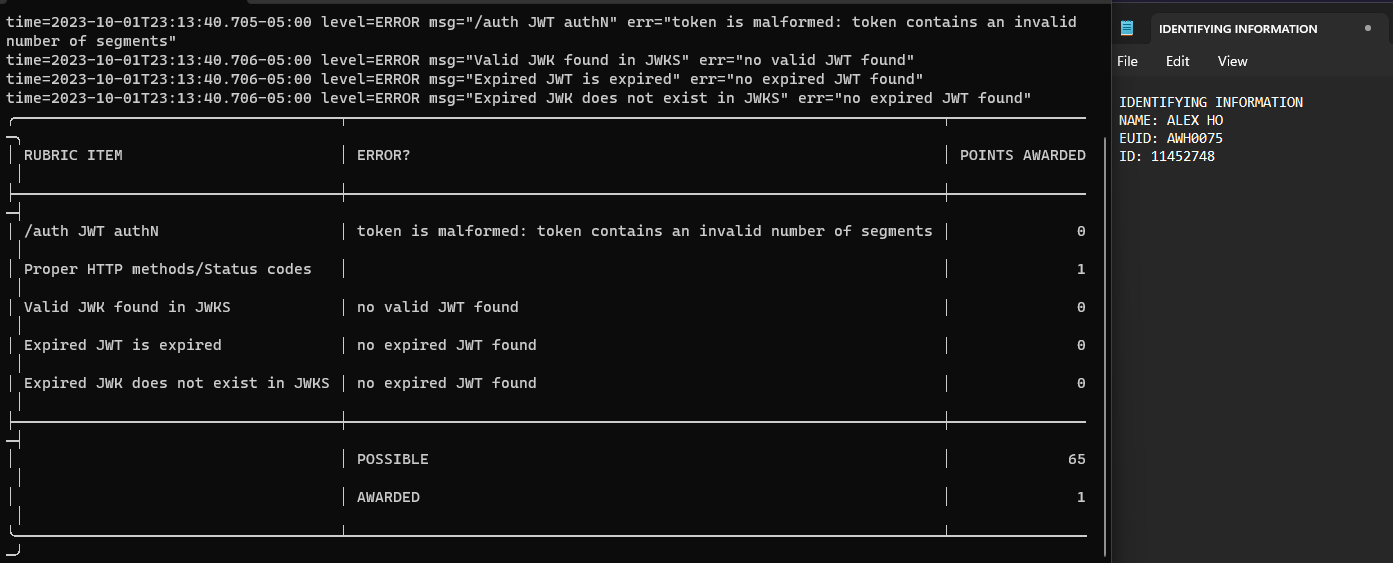
//> input picture src/JWKS-Server/GRADEBOT.png, 1393 x 563 px, given in place of stuff.jpg, which was not available
$ ./example_12-03 ../../JWKS-Server/GRADEBOT.png   (built with g++ and OpenCV 4)
//> lines starting //> are read from the running program, lines starting //| are printed output that depends on the picture; after the words box and inside, x2 and y2 are one past the last pixel; in counts of white or black regions, pixels touching at a corner belong together; pictures that were not available may be replaced by others from this repository, and a replacement may not be noted
// Example 12-3. Using GrabCut for background removal

#include <iostream>
#include <string>
#include <opencv2/opencv.hpp>

using std::cout;
using std::cerr;
using std::endl;

cv::Mat img_preview;
cv::Mat img;
cv::Mat markers;
cv::Mat drawRect;
int x_0 = -1;
int y_0 = -1;
int x_1, y_1;
int drawr = 0;

bool finished;

void displayResult() {
    int rows = img.rows;
    int cols = img.cols;
    cv::Vec3b blackClr(0, 0, 0);
    for (int i = 0; i < rows; ++i) {
        for (int j = 0; j < cols; ++j) {
            if (markers.at<uchar>(i, j) != cv::GC_FGD && markers.at<uchar>(i, j) != cv::GC_PR_FGD) {
                img.at<cv::Vec3b>(i, j) = blackClr;
            }
        }
    }
    cv::imshow("image", img);
    finished = true;
}

static void onMouseClick(int event, int x, int y, int, void*) {
    if (finished) {
        return;
    }

    if (event == cv::EVENT_LBUTTONDOWN && drawr == 0) {
  		if(x_0 < 0) {
  			x_0 = x;
  			y_0 = y;
  			cv::ellipse(markers, cv::Point(x, y), cv::Size(1, 1),
              0, 0, 360, cv::GC_FGD, 3);
  			cv::ellipse(drawRect, cv::Point(x, y), cv::Size(1, 1),
              0, 0, 360, cv::Scalar(0, 0, 255), 3);
        drawr = 1;
  		}

      cv::addWeighted(img,0.7,drawRect,0.3, 0, img_preview);

      cv::imshow("image", img_preview);
      return;
    }
    if( event == cv::EVENT_LBUTTONUP) {
  	  drawr = 2;
  	}
    if(drawr == 1) { //Just moving
			drawRect.setTo(0);
			cv::rectangle(drawRect, cv::Point(x_0,y_0), cv::Point(x,y), cv::Scalar(0,0,255), -1);

			cv::addWeighted(img,0.7,drawRect,0.3, 0, img_preview);
			x_1 = x; y_1 = y;
			cv::imshow("image", img_preview);
			return;
	  }

    if (drawr == 2) {
        cv::Mat bg;
        cv::Mat fg;
        cv::rectangle(markers, cv::Point(x_0,y_0), cv::Point(x_1,y_1), cv::GC_PR_FGD, -1);
        cv::grabCut(img, markers, cv::Rect(0, 0, img.cols - 1, img.rows - 1),
            bg, fg, 5, cv::GC_EVAL);
        displayResult();
        return;
    }
}

void help(char** argv) {
        cout << "\nExample 12-3. Using GrabCut for background removal"
             << "\n- Use left mouse to drag a rectangle over the object"
             << "\n- On release of left mouse button, we will perform GrabCut"
             << "\n- Press any key to terminate program"
             << "\nUsage: "
             << argv[0] << " <path/imagename>\n"
             << "\nExample:\n" << argv[0] << " ../stuff.jpg\n" << endl;
}


int main(int argc, char** argv) {
	  help(argv);
    /*if (argc != 2) {
        return -1;
    }*/

    img = cv::imread("E:/app/julia/Learning-OpenCV-3_examples/stuff.jpg", cv::IMREAD_COLOR);
//> img is the input picture: 563 rows x 1393 cols, CV_8UC3; mean B, G, R 26.2, 26.1, 26.1
    if (img.channels() != 3) {
        cerr << "Input image should have 3 channels" << endl;
        exit(1);
    }

    markers = cv::Mat(img.size(), CV_8UC1);
    markers.setTo(cv::GC_PR_BGD);

    img_preview = img.clone();
    drawRect = img.clone();

    finished = false;

    cv::namedWindow("image", cv::WINDOW_AUTOSIZE);
    cv::setMouseCallback("image", onMouseClick, 0);

    cv::imshow("image", img_preview);

    cv::waitKey(0);
//> the left mouse button is pressed and released at (348, 140)
//> in onMouseClick, `cv::ellipse(markers, cv::Point(x, y), cv::Size(1, 1), 0, 0, 360, cv::G..`:
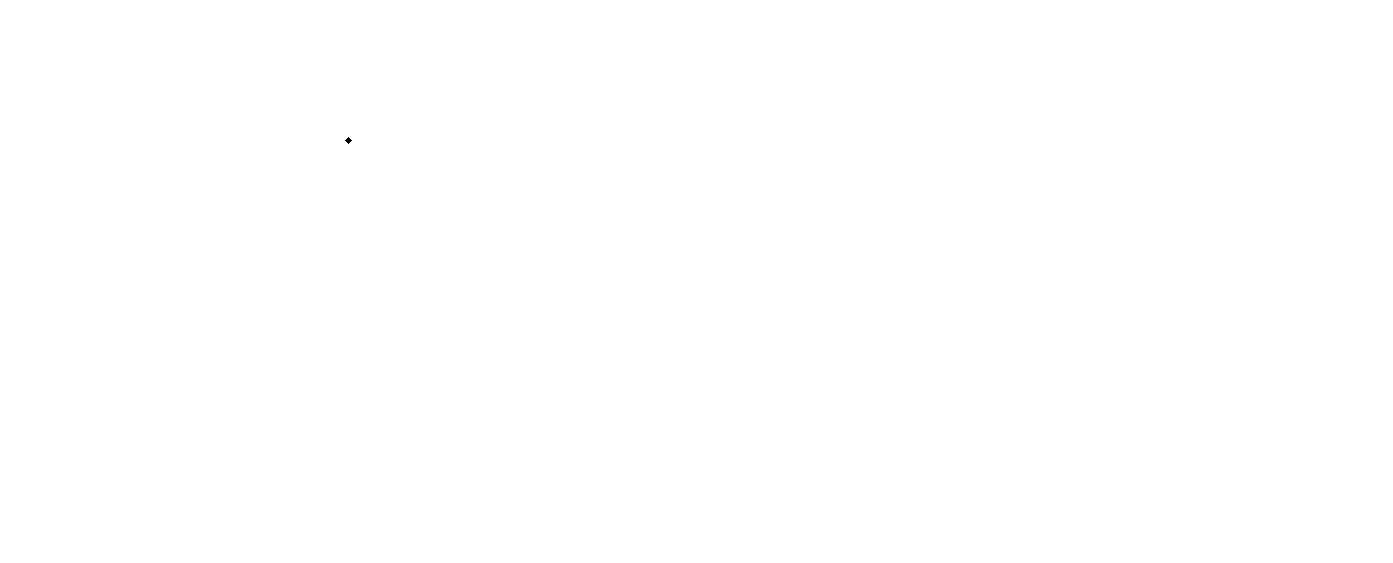
//> markers: 563 rows x 1393 cols, CV_8UC1; values 1 (black) and 2 (white), 100% white; 1 black region, box (x1, y1, x2, y2) and area: (345, 137, 352, 144) 25
//> in onMouseClick, `cv::ellipse(drawRect, cv::Point(x, y), cv::Size(1, 1), 0, 0, 360, cv::..`: drawRect: 563 rows x 1393 cols, CV_8UC3; 25 pixels changed, all inside (x1, y1, x2, y2) = (345, 137, 352, 144)
//> call 2 of onMouseClick, with event = 4, x = 348, y = 140
//> in onMouseClick (call 2), `cv::rectangle(markers, cv::Point(x_0,y_0), cv::Point(x_1,y_1), cv::GC_..`:
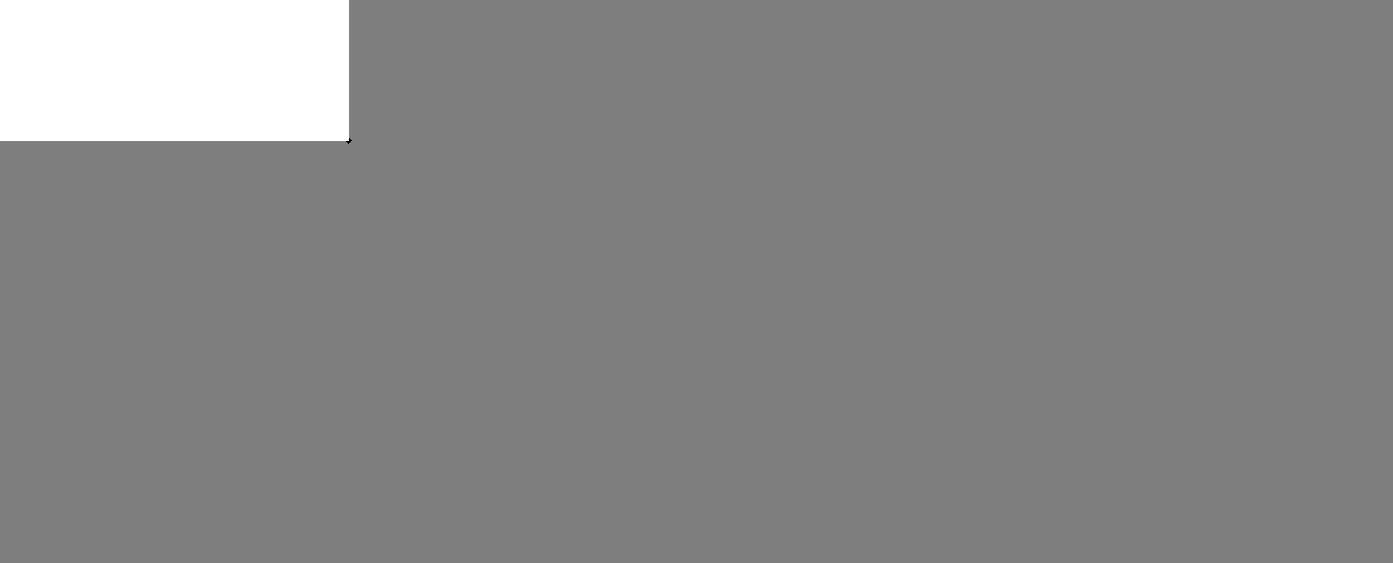
//> markers: 563 rows x 1393 cols, CV_8UC1; 6.27% of pixels changed, all inside (x1, y1, x2, y2) = (0, 0, 349, 141); drawn with min black and max white
//> in onMouseClick (call 2), `cv::grabCut(img, markers, cv::Rect(0, 0, img.cols - 1, img.rows - 1), ..`:
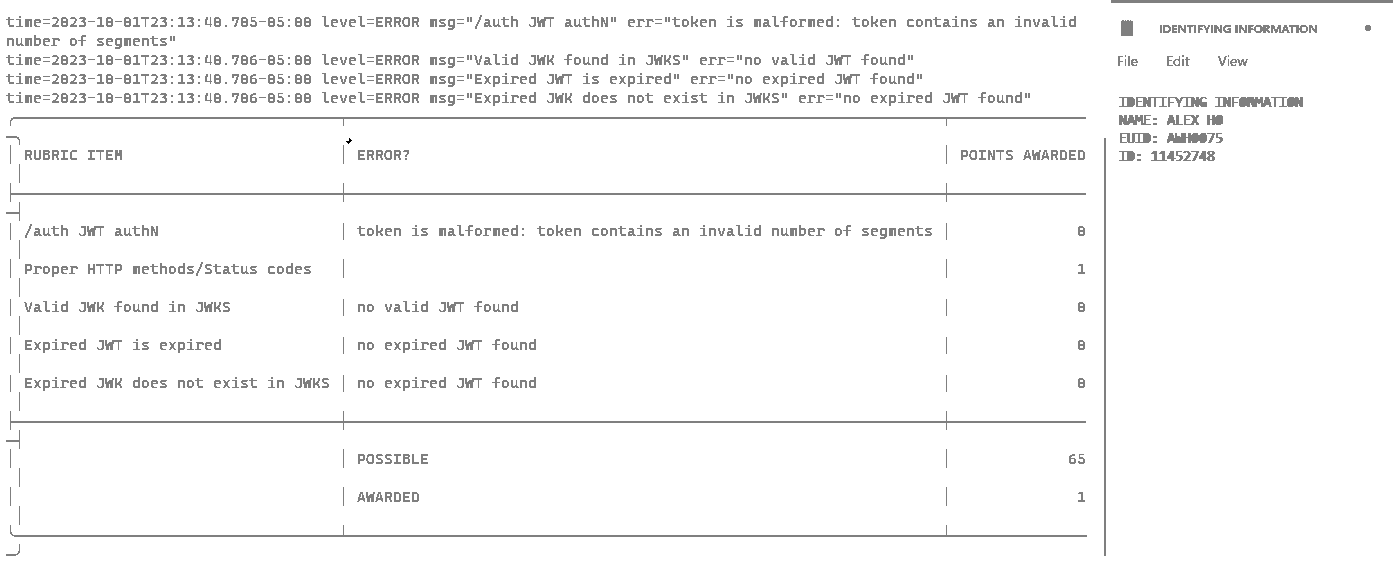
//> markers: 563 rows x 1393 cols, CV_8UC1; min 1, max 3, mean 2.95; drawn with min black and max white
//> in onMouseClick (call 2), `cv::grabCut(img, markers, cv::Rect(0, 0, img.cols - 1, img.rows - 1), ..`: bg = 65 values, max 1956.9 at index 28, min 0 at index 1, mean 252.5; fg = 65 values, max 158.2 at index 20, min 0 at index 1, mean 22.77
//> after the loop in displayResult, `for (int i = 0; i < rows; ++i)`:
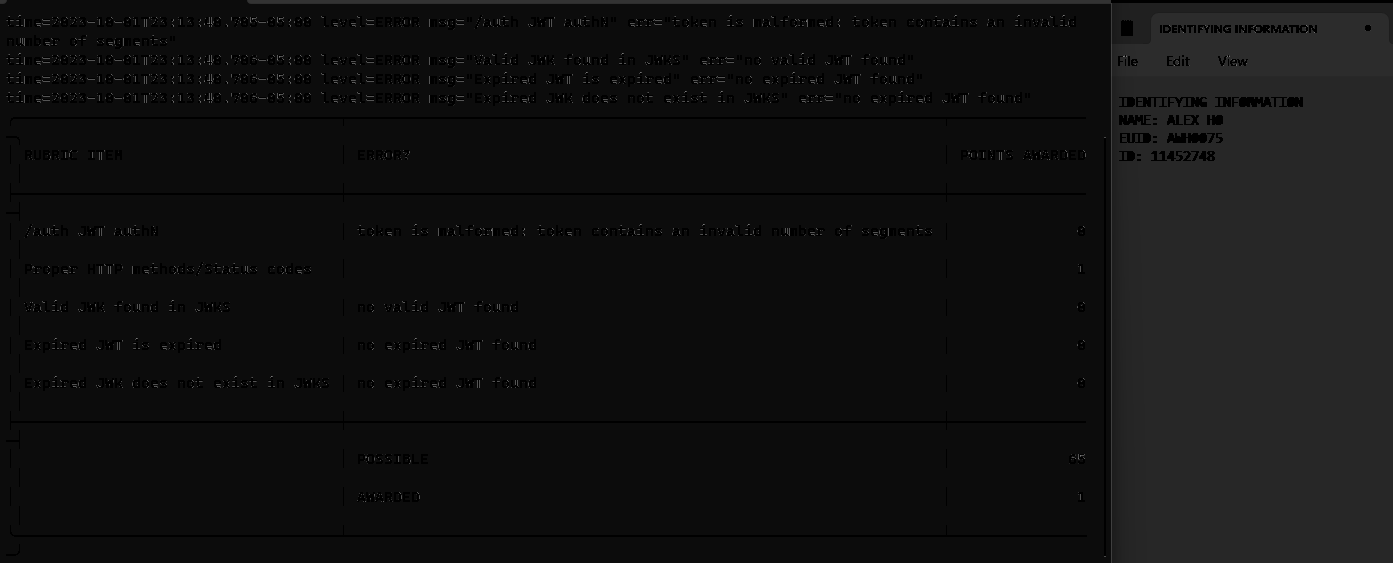
//> img: 563 rows x 1393 cols, CV_8UC3; 5.09% of pixels changed, all inside (x1, y1, x2, y2) = (6, 0, 1393, 556)
//> the left mouse button is pressed and released at (1044, 140)
//> the left mouse button is pressed and released at (1044, 422)
//> the left mouse button is pressed and released at (348, 422)

    return 0;
}
